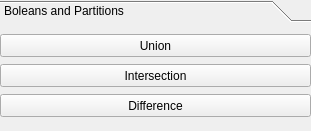
      <widget class="QToolBox" name="toolBoxBooleansAndPartitions">
       <property name="geometry">
        <rect>
         <x>20</x>
         <y>580</y>
         <width>311</width>
         <height>131</height>
        </rect>
       </property>
       <property name="currentIndex">
        <number>0</number>
       </property>
       <widget class="QWidget" name="BooleansAndPartitions">
        <property name="geometry">
         <rect>
          <x>0</x>
          <y>0</y>
          <width>311</width>
          <height>104</height>
         </rect>
        </property>
        <attribute name="label">
         <string>Boleans and Partitions</string>
        </attribute>
        <widget class="QPushButton" name="btnUnion">
         <property name="geometry">
          <rect>
           <x>0</x>
           <y>6</y>
           <width>311</width>
           <height>23</height>
          </rect>
         </property>
         <property name="text">
          <string>Union</string>
         </property>
        </widget>
        <widget class="QPushButton" name="btnIntersection">
         <property name="geometry">
          <rect>
           <x>0</x>
           <y>36</y>
           <width>311</width>
           <height>23</height>
          </rect>
         </property>
         <property name="text">
          <string>Intersection</string>
         </property>
        </widget>
        <widget class="QPushButton" name="btnDifference">
         <property name="geometry">
          <rect>
           <x>0</x>
           <y>66</y>
           <width>311</width>
           <height>23</height>
          </rect>
         </property>
         <property name="text">
          <string>Difference</string>
         </property>
        </widget>
       </widget>
      </widget>
